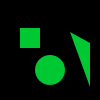
Frame 1 (no input)
Frame 60 (the mouse pressed at the canvas centre just before this capture): identical to frame 1, image omitted
Frame 120 (the mouse held since frame 60 and released just before this capture): identical to frame 1, image omitted

The Processing sketch that drew this single still picture (run headless with seeded random() and noise(); from frame 60 on, the mouse is pressed at the canvas centre):

// Processing sketch: processing_90633
// ── processing_90633.pde

int[] y = { 28, 32, 43, 70, 87 };

void setup() {
  size(100, 100);
  smooth();
  noStroke();
}

void draw() {
  background(0);
  fill(0, 200, 50);
  rect(20, y[0], 20, 20);
  ellipse(50, y[3], 30, 30);  
  triangle(70, y[1], 90, y[2], 90, y[4]);
}
